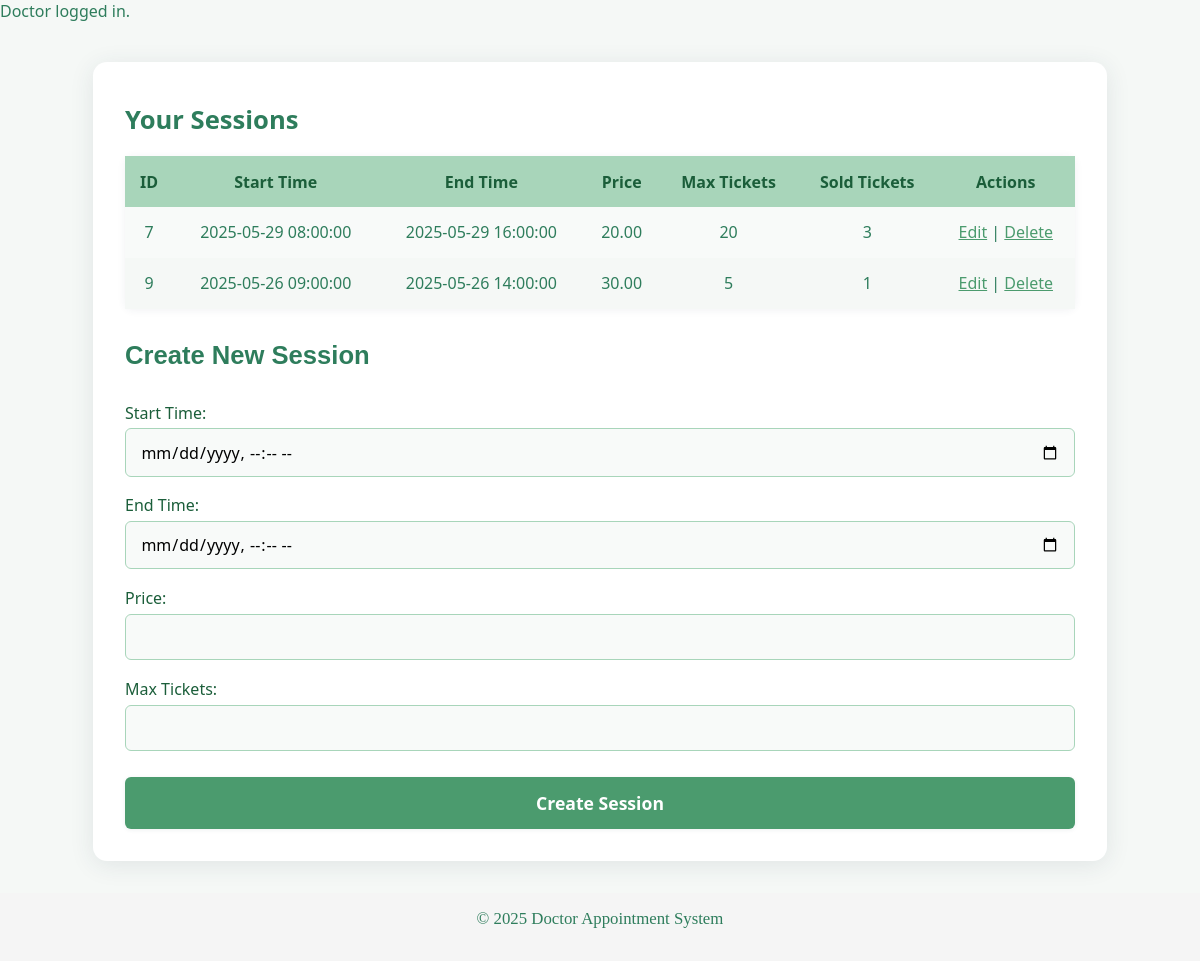
Page /doctor/sessions.php (signed in) on the committed database.
### tables this page shows
CREATE TABLE `sessions` (
  `id` int(11) NOT NULL,
  `doctor_id` int(11) NOT NULL,
  `start_time` datetime NOT NULL,
  `end_time` datetime NOT NULL,
  `price` decimal(10,2) NOT NULL,
  `max_tickets` int(11) NOT NULL,
  `sold_tickets` int(11) NOT NULL DEFAULT 0,
  `created_at` timestamp NOT NULL DEFAULT current_timestamp()
);

### doctor/sessions.php (the view, shortened to what this page needs)
<?php
require_once __DIR__ . '/../config.php';
$doctor_id = $_SESSION['user_id'];
$sessions = [];
$stmt = $db->prepare("
    SELECT id, start_time, end_time, price, max_tickets, sold_tickets
    FROM sessions
    WHERE doctor_id = ?
    ORDER BY start_time DESC
");
$stmt->bind_param('i', $doctor_id);
$stmt->execute();
$res = $stmt->get_result();
while ($row = $res->fetch_assoc()) {
    $sessions[] = $row;
}
?>
<!DOCTYPE html>
<html lang="en">
<head>
  <?php include '../templates/header.php'; ?>
  <link rel="stylesheet" href="../assets/css/base.css">
  <link rel="stylesheet" href="../assets/css/sessions.css">
</head>
<body>
  <div class="sessions-container">
    <h1>Your Sessions</h1>
    <?php if (!empty($sessions)): ?>
      <table>
        <thead>
          <tr>
            <th>ID</th>
            <th>Start Time</th>
            <th>End Time</th>
            <th>Price</th>
            <th>Max Tickets</th>
            <th>Sold Tickets</th>
            <th>Actions</th>
          </tr>
        </thead>
        <tbody>
          <?php foreach ($sessions as $s): ?>
          <tr>
            <td><?= htmlspecialchars($s['id']) ?></td>
            <td><?= htmlspecialchars($s['start_time']) ?></td>
            <td><?= htmlspecialchars($s['end_time']) ?></td>
            <td><?= htmlspecialchars($s['price']) ?></td>
            <td><?= htmlspecialchars($s['max_tickets']) ?></td>
            <td><?= htmlspecialchars($s['sold_tickets']) ?></td>
            <td>
              <a href="session_edit.php?id=<?= $s['id'] ?>">Edit</a> |
              <a href="session_delete.php?id=<?= $s['id'] ?>"
                 onclick="return confirm('Delete this session?')">Delete</a>
            </td>
          </tr>
          <?php endforeach; ?>
        </tbody>
      </table>
    <?php else: ?>
      <p>No sessions created yet.</p>
    <?php endif; ?>
    <h2>Create New Session</h2>
    <form method="post" action="sessions.php">
      <label>
        Start Time:
        <input type="datetime-local" name="start_time" required>
      </label>
      <label>
        End Time:
        <input type="datetime-local" name="end_time" required>
      </label>
      <label>
        Price:
        <input type="number" name="price" step="0.01" required>
      </label>
      <label>
        Max Tickets:
        <input type="number" name="max_tickets" min="1" required>
      </label>
      <button type="submit">Create Session</button>
    </form>
  </div>
  <?php include '../templates/footer.php'; ?>
</body>
</html>

### assets/css/base.css (style rules this page uses)
* { margin: 0; padding: 0; font-family: 'Segoe UI', Arial, sans-serif; }
body { background: #f5f8f6; color: #2E7D5C; }
h1 { font-size: 2.5rem; font-weight: 700; }
h2 { font-family: 'Gill Sans', 'Gill Sans MT', Calibri, 'Trebuchet MS', sans-serif; text-align: center; color: #1B5E3A; margin-bottom: 1rem; font-size: 1.6rem; font-weight: 600; }

### assets/css/sessions.css (style rules this page uses)
.sessions-container, .book-form, .confirm-form, .appointments { background: #fff; border-radius: 14px; box-shadow: 0 4px 24px rgba(44, 62, 80, 0.10); }
.sessions-container { max-width: 950px; margin: 2.5rem auto 2rem auto; padding: 2.5rem 2rem 2rem 2rem; }
.sessions-container h1, .sessions-container h2 { color: #2E7D5C; font-size: 1.6rem; margin-bottom: 1.2rem; font-weight: 700; text-align: left; }
.sessions-container table { width: 100%; border-collapse: collapse; margin-bottom: 2rem; background: #f8faf9; border-radius: 8px; box-shadow: 0 1px 8px rgba(44, 62, 80, 0.07); }
.sessions-container th, .sessions-container td { padding: 0.9rem 0.7rem; text-align: center; }
.sessions-container th { background: #A8D5BA; color: #1B5E3A; font-weight: 600; font-size: 1rem; }
.sessions-container tr:nth-child(even) { background: #f5f8f6; }
.sessions-container a { color: #4B9B6E; text-decoration: underline; font-weight: 500; transition: color 0.2s; }
.sessions-container form { margin-top: 2rem; display: flex; flex-direction: column; gap: 1.1rem; }
.sessions-container label { color: #1B5E3A; font-weight: 500; display: flex; flex-direction: column; font-size: 1rem; }
.sessions-container input[type="datetime-local"], .sessions-container input[type="number"] { padding: 0.7rem 0.9rem; border: 1.5px solid #A8D5BA; border-radius: 6px; font-size: 1rem; margin-top: 0.3rem; background: #f8faf9; }
.sessions-container button[type="submit"] { background: #4B9B6E; color: #fff; border: none; padding: 0.9rem 0; border-radius: 6px; font-size: 1.1rem; font-weight: 600; cursor: pointer; margin-top: 0.5rem; box-shadow: 0 1px 4px rgba(44, 62, 80, 0.08); }

### rows in the picture
sessions: id "7", start_time "2025-05-29 08:00:00", end_time "2025-05-29 16:00:00", price "20.00", max_tickets "20", sold_tickets "3"
sessions: id "9", start_time "2025-05-26 09:00:00", end_time "2025-05-26 14:00:00", price "30.00", max_tickets "5", sold_tickets "1"

### other values in the picture
$m "Doctor logged in."
